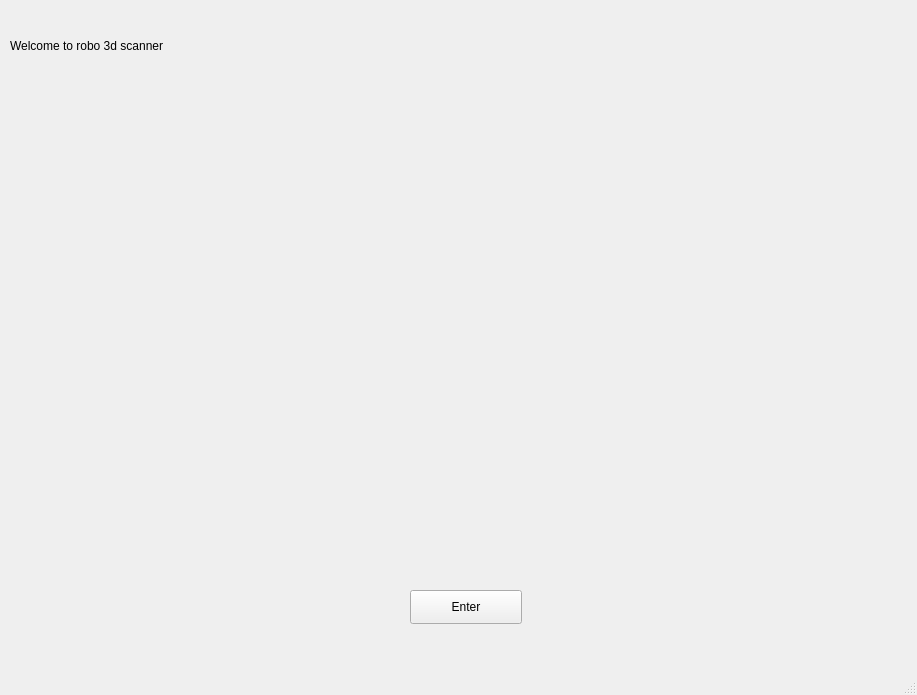
<?xml version="1.0" encoding="UTF-8"?>
<ui version="4.0">
 <class>MainWindow</class>
 <widget class="QMainWindow" name="MainWindow">
  <property name="geometry">
   <rect>
    <x>0</x>
    <y>0</y>
    <width>917</width>
    <height>695</height>
   </rect>
  </property>
  <property name="windowTitle">
   <string>MainWindow</string>
  </property>
  <widget class="QWidget" name="centralwidget">
   <widget class="QLabel" name="im1">
    <property name="geometry">
     <rect>
      <x>30</x>
      <y>90</y>
      <width>851</width>
      <height>481</height>
     </rect>
    </property>
    <property name="text">
     <string/>
    </property>
    <property name="pixmap">
     <pixmap>12.jpg</pixmap>
    </property>
   </widget>
   <widget class="QPushButton" name="btn1">
    <property name="geometry">
     <rect>
      <x>410</x>
      <y>590</y>
      <width>112</width>
      <height>34</height>
     </rect>
    </property>
    <property name="text">
     <string>Enter</string>
    </property>
   </widget>
   <widget class="QLabel" name="label">
    <property name="geometry">
     <rect>
      <x>10</x>
      <y>10</y>
      <width>901</width>
      <height>71</height>
     </rect>
    </property>
    <property name="styleSheet">
     <string notr="true">font: 75 28pt &quot;BankGothic Lt BT&quot;;</string>
    </property>
    <property name="text">
     <string>Welcome to robo 3d scanner</string>
    </property>
   </widget>
  </widget>
  <widget class="QMenuBar" name="menubar">
   <property name="geometry">
    <rect>
     <x>0</x>
     <y>0</y>
     <width>917</width>
     <height>31</height>
    </rect>
   </property>
  </widget>
  <widget class="QStatusBar" name="statusbar"/>
 </widget>
 <resources/>
 <connections/>
</ui>
